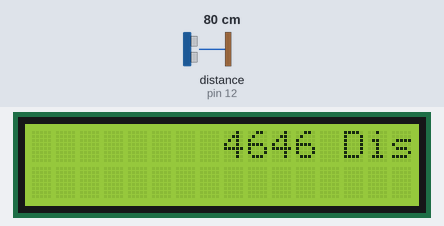
Recording of a sketch running on a simulated Arduino Uno, built with avr-gcc and run on an emulated ATmega328P. On the bench: 16×2 character LCD. Wiring (inferred from the names in the program): ultrasonic range finder: trigger pin 13; echo pin 12. Inputs (shaded band) come from the test bench; at power-on: distance to the obstacle (sensor on pin 12) 80 cm. The echo pulse lasts 58.3 µs per cm.

Above: at 3.2 s.
3.3 s: distance to the obstacle (sensor on pin 12) set to 2 cm
At 7.02 s:
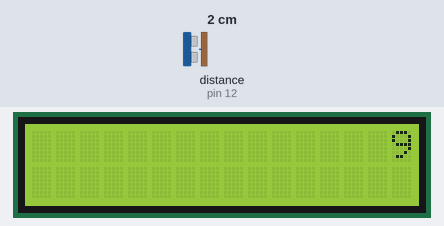
13.2 s: distance to the obstacle (sensor on pin 12) set to 4 cm
At 16.72 s:
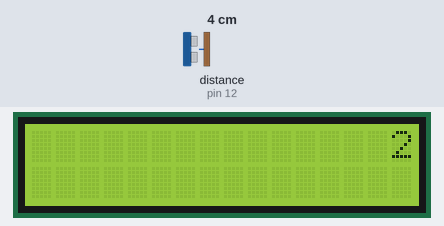
19.0 s: distance to the obstacle (sensor on pin 12) set to 9 cm
At 21.58 s:
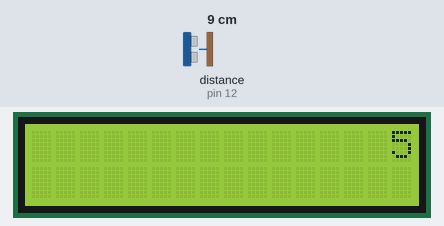

The sketch:

week4.ino
```cpp
#include <Wire.h> 		// I2C 통신을 위한 기본 라이브러리
#include <LiquidCrystal_I2C.h> 	// I2C LCD 라이브러리

#define TRIG 13 // TRIG 핀 (초음파 보내는 핀)
#define ECHO 12 // ECHO 핀 (초음파 받는 핀)

LiquidCrystal_I2C lcd(0x27,16,2);

void setup()
{
  lcd.init();				// I2C LCD 초기화
  lcd.backlight();			// 백라이트 켜기
  lcd.print("LDC init");
  delay(2000);
  lcd.clear(); 				// 지운다

  Serial.begin(9600); // 시리얼 통신 속도 맞추기. 초당 9600비트 전송.

  pinMode(TRIG, OUTPUT); // 초음파 센서가 아두이노에 보낸다. OUT
  pinMode(ECHO, INPUT);  // 아두이노가 신호를 받는다. IN
}

void loop()
{
  long duration, distance;

  digitalWrite(TRIG, LOW);
  delayMicroseconds(2);
  digitalWrite(TRIG, HIGH);
  delayMicroseconds(10);
  digitalWrite(TRIG, LOW);

  duration = pulseIn (ECHO, HIGH);
  distance = duration * 17 / 1000;


  lcd.setCursor(16,0);			// LCD 16,0 좌표부터 작성
  lcd.print(duration);
  lcd.print(" Distance : ");
  lcd.print(distance);
  lcd.print(" Cm");

  for (int position = 0; position < 32; position++) { // 16번 반복
    lcd.scrollDisplayLeft(); 	// 좌측으로 한칸씩 이동 애니메이션 효과
    delay(150);
  }
  lcd.clear();
}
```
